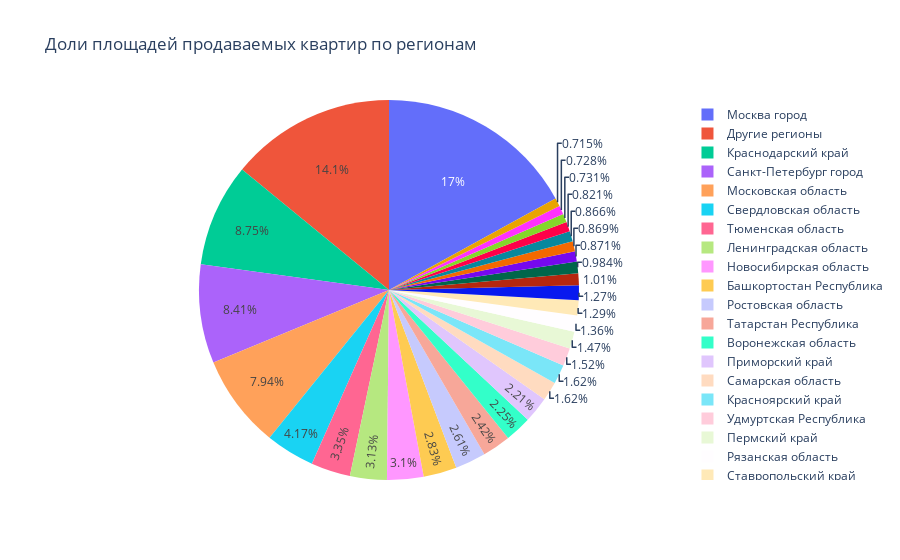

Write notebook code for a chart like this one.
### Markdown cell above
Вывод: На графике отражены самые крупные регионы по продаже квартир, такие как Москова, Краснодарский крае и пр. регионы с количеством продаваемых квартир у которых объём составляет менее 20 000(примерно менее 1% от рынка) объеденены в одну долю как Другие регионы.

### Code cell
grouped_living.loc[grouped_living['objElemLivingCnt'] < 15000, 'developer.regRegionDesc'] = 'Другие регионы' # Represent only large countries
fig = px.pie(grouped_living, values='objElemLivingCnt', names='developer.regRegionDesc', title='Доли площадей продаваемых квартир по регионам')
fig.show()

### Figure 1 — Plotly figure (JSON) as saved in the notebook; plotly's stock layout.template omitted (floating-point values rounded to 4 significant figures)
{"data": [{"domain": {"x": [0, 1], "y": [0, 1]}, "hovertemplate": "developer.regRegionDesc=%{label}<br>objElemLivingCnt=%{value}<extra></extra>", "labels": ["Другие регионы", "Другие регионы", "Алтайский край", "Другие регионы", "Другие регионы", "Другие регионы", "Башкортостан Республика", "Другие регионы", "Другие регионы", "Другие регионы", "Другие регионы", "Волгоградская область", "Другие регионы", "Воронежская область", "Другие регионы", "Другие регионы", "Другие регионы", "Другие регионы", "Другие регионы", "Другие регионы", "Иркутская область", "Другие регионы", "Калининградская область", "Другие регионы", "Другие регионы", "Другие регионы", "Другие регионы", "Другие регионы", "Другие регионы", "Другие регионы", "Другие регионы", "Другие регионы", "Краснодарский край", "Красноярский край", "Крым Республика", "Другие регионы", "Другие регионы", "Ленинградская область", "Другие регионы", "Другие регионы", "Другие регионы", "Другие регионы", "Москва город", "Московская область", "Другие регионы", "Другие регионы", "Нижегородская область", "Другие регионы", "Новосибирская область", "Другие регионы", "Другие регионы", "Другие регионы", "Пензенская область", "Пермский край", "Приморский край", "Другие регионы", "Ростовская область", "Рязанская область", "Самарская область", "Санкт-Петербург город", "Другие регионы", "Другие регионы", "Другие регионы", "Свердловская область", "Другие регионы", "Другие регионы", "Другие регионы", "Ставропольский край", "Другие регионы", "Татарстан Республика", "Другие регионы", "Другие регионы", "Тульская область", "Другие регионы", "Тюменская область", "Удмуртская Республика", "Другие регионы", "Хабаровский край", "Другие регионы", "Другие регионы", "Челябинская область", "Другие регионы", "Другие регионы", "Другие регионы", "Другие регионы"], "legendgroup": "", "name": "", "showlegend": true, "type": "pie", "values": [5089, 772, 17822, 5228, 13225, 11630, 61468, 4876, 6615, 5758, 11226, 18800, 12262, 48922, 8341, 230, 71, 2046, 6407, 376, 15866, 4568, 21896, 840, 6934, 1906, 1820, 3342, 9928, 7150, 1540, 3377, 190016, 35210, 18911, 5472, 2710, 67940, 6671, 1073, 4213, 3742, 369197, 172386, 100, 192, 18872, 1268, 67358, 9754, 9287, 5783, 21372, 31926, 47878, 4662, 56622, 29625, 35234, 182686, 12282, 8723, 8136, 90505, 1450, 4506, 7219, 27956, 4459, 52478, 7737, 3077, 15521, 2043, 72717, 33092, 7371, 15800, 6460, 6771, 27481, 7973, 13287, 2023, 11559]}], "layout": {"legend": {"tracegroupgap": 0}, "title": {"text": "Доли площадей продаваемых квартир по регионам"}}}
